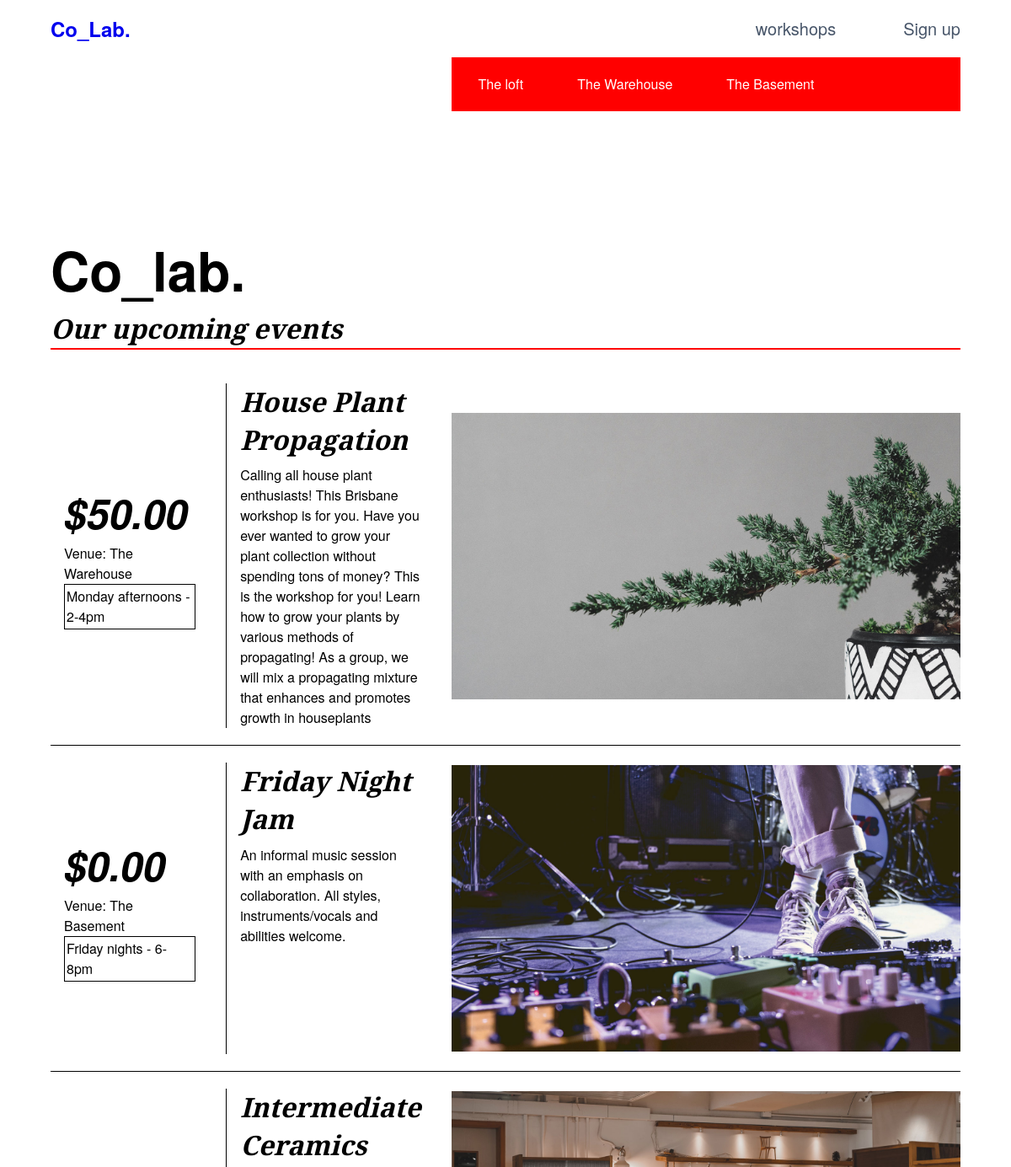
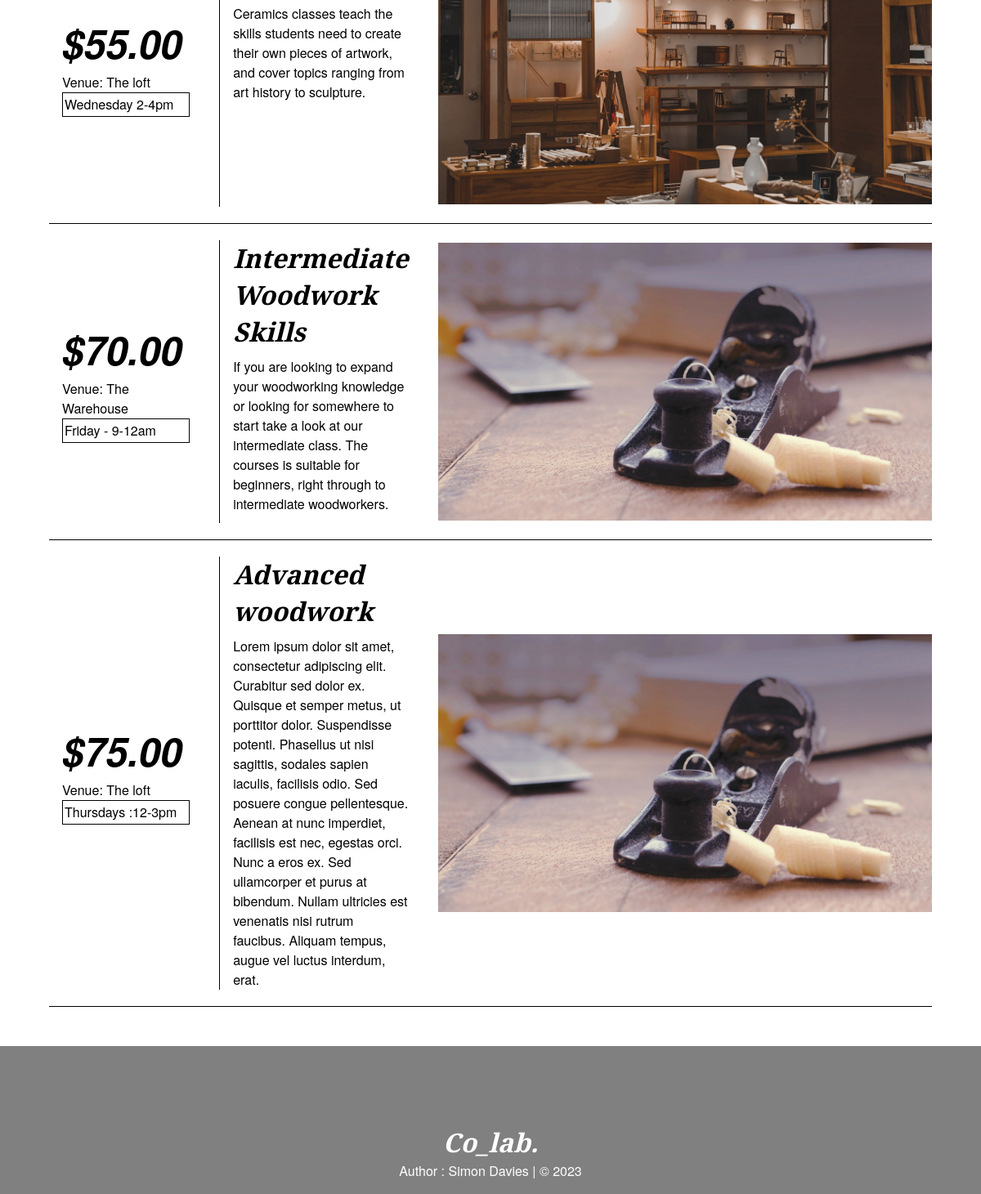
/views/workshops.php, run on an earlier commit of the app's database (2 pictures, top to bottom).
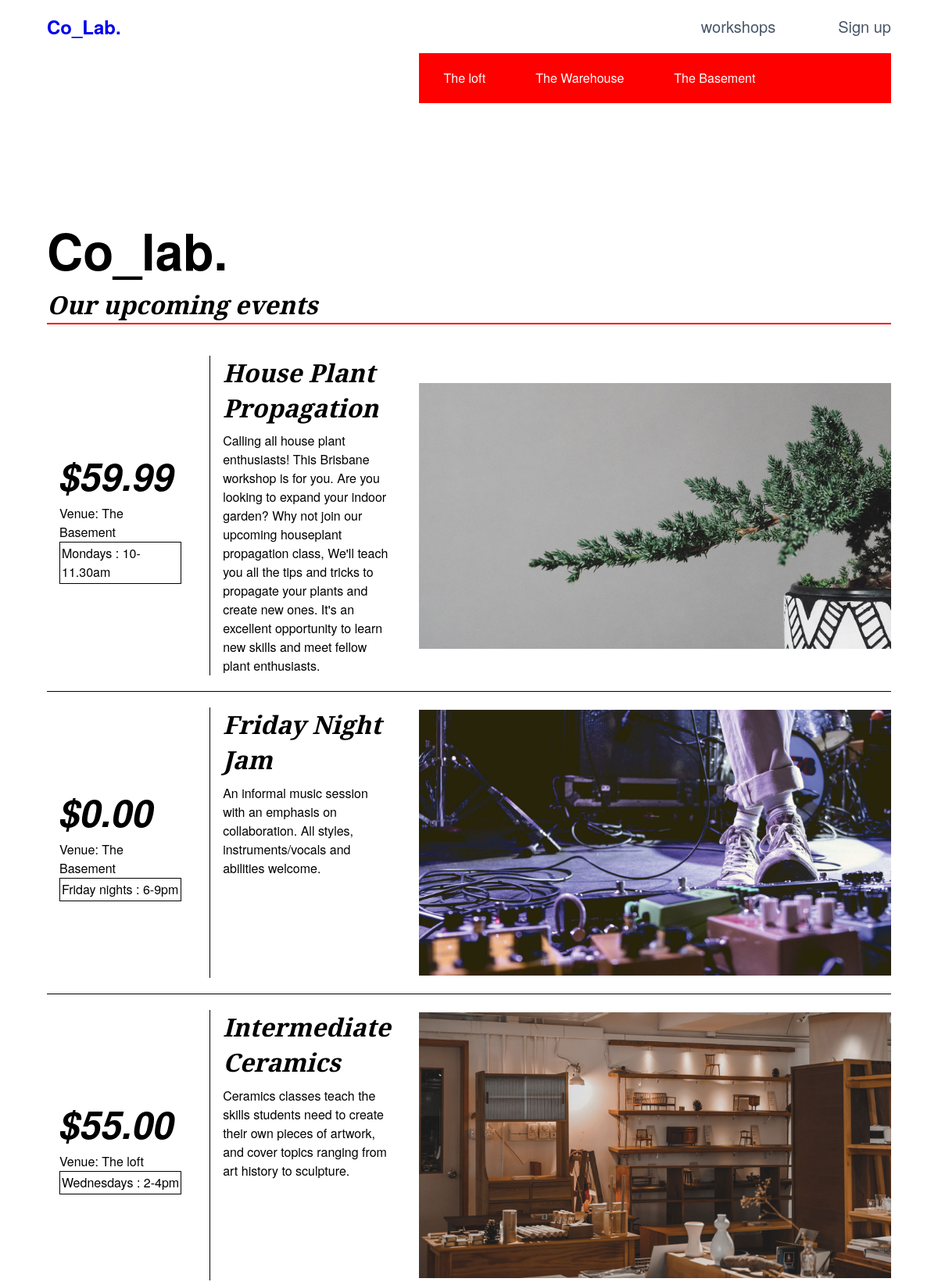
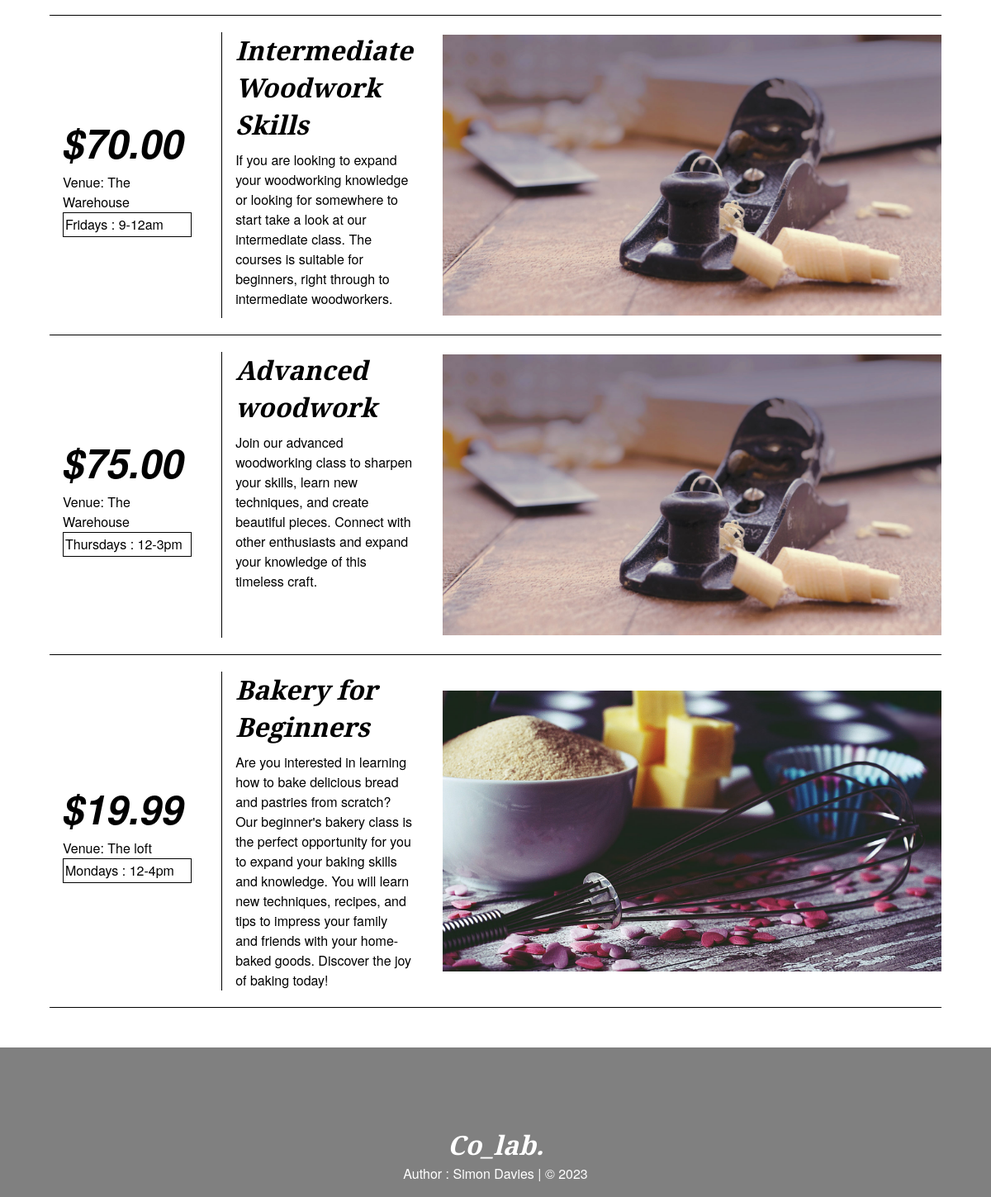
And on a later commit of the database (2 pictures, top to bottom).
### tables this page shows
CREATE TABLE `venue` (
  `venueID` int(11) NOT NULL,
  `venueTitle` varchar(256) NOT NULL,
  `venueDescription` text
);

CREATE TABLE `workshop` (
  `workshopID` int(11) NOT NULL,
  `workshopTitle` varchar(256) NOT NULL,
  `workshopDescription` text,
  `workshopImage` varchar(50) DEFAULT NULL,
  `workshopTimetable` varchar(255) DEFAULT NULL,
  `workshopCost` decimal(6,2) NOT NULL,
  `hostID` int(11) DEFAULT NULL,
  `venueID` int(11) DEFAULT NULL
);

### views/elements/workshopsList.php (the view, shortened to what this page needs)
<?php
function render_workshopList($result){
  foreach($result as $row):
    echo '<div class="griditem1"><p class="price"> $' . $row['workshopCost'] . '</p> <p>Venue: ' . $row['venueTitle'] . '</p><br> <p style="border:solid 1px black;padding:2px;font-weight:200;">' . $row['workshopTimetable'] . '</p></div>';
    echo '<div class="griditem2"><h3>' . $row['workshopTitle'] . '</h3><p>' . $row['workshopDescription'] . '</p></div>';
    echo '<div class="griditem3"><img alt = "' . $row['workshopImage'] . '" src="../views/images/' . $row['workshopImage'] . ' " /></div>';
    echo '<div class="border"> </div>';
  endforeach;
}
?>
<article class="flex center">
    <div class="gridcontainer">
      <div class="griditem3 subnav">
        <?php get_venue_items(); ?>
      </div>
      <div id="gridheader"><h1>Co_lab.</h1><h3>Our upcoming events</h3></div>
      <?php require('../controller/workshopsListController.php'); ?>
    </div>
  </article>

### views/elements/header.php (shortened to what this page needs)
<?php require('../model/functions.php'); ?>
<!DOCTYPE html>
<html lang="en">
    <head>
        <link rel="stylesheet" href="css/reset.css">
        <link rel="stylesheet" href="css/style.css">
    </head>

### views/workshops.php (shortened to what this page needs)
<?php include('elements/header.php'); ?>
<body>
  <?php include('elements/navigation.php'); ?>
   <?php include('elements/workshopsList.php'); ?>
  <?php include('elements/footer.php'); ?>
</body>
</html>

### views/elements/navigation.php (shortened to what this page needs)
<div class="header">
  <nav class="navbar">
    <a href="home.php" class="nav-logo"><strong>Co_Lab.</strong></a>
    <ul class="nav-menu">
      <li class="nav-item">
        <a href="workshops.php" class="nav-link">workshops</a>
      </li>
      <?php if (!isset($_SESSION['loggedin'])) { ?>
      <li class="nav-item">
        <a href="createAccount.php" class="nav-link">Sign up</a>
      </li>
      <?php } ?>
    </ul>
  </nav>
</div>

### model/functions.php (shortened to what this page needs)
<?php
require('pdo.php');
function get_venue_items() {
	global $pdo;
	$sql = 'SELECT * FROM co_Lab.venue';
	$result = $pdo->query($sql);
	foreach($result as $row):
		echo "<ul>";
		echo '<li><a href="workshopsByVenue.php?venueID=' .$row['venueID'] . ' " > ' . $row['venueTitle'] . ' </a></li>';
		echo "</ul>";
	endforeach;
}
function get_workshop_items() {
	global $pdo;
	$sql = 'SELECT workshopID, workshopTitle, workshopDescription, workshopImage, workshopTimetable, workshopCost, hostID, workshop.venueID,  venue.venueTitle
	FROM workshop
	LEFT JOIN venue
	ON workshop.venueID=venue.venueID;';
	$result = $pdo->query($sql);
	return $result;
}
?>

### controller/workshopsListController.php (shortened to what this page needs)
<?php
      if(!isset($venueID)){
            $data = get_workshop_items();
            render_workshopList($data);
      }
?>

### views/elements/footer.php (shortened to what this page needs)
<?php
echo "<footer><h3>Co_lab.</h3>";
echo " <p> Author : Simon Davies | &copy; " . date('Y') . " </p></footer>";
?>

### views/css/style.css (style rules this page uses)
.navbar { display: flex; justify-content: space-between; align-items: center; padding: 1rem 1.5rem; margin-right: 3%; margin-left: 3%; }
.nav-menu { display: flex; justify-content: space-between; align-items: center; }
.nav-item { margin-left: 5rem; }
.nav-link { font-size: 1.25rem; font-weight: 400; color: #475569; }
.nav-logo { font-size: 1.5rem; font-weight: 500; }
* { box-sizing: border-box; }
html { font-size: 16px; font-family: "HelveticaNeue-Light", "Helvetica Neue Light", "Helvetica Neue", Helvetica, Arial, "Lucida Grande", sans-serif; font-weight: 500; }
body { width: 100%; height: 100%; margin: 0; display: block; }
h1 { font-size: 4rem; }
h3 { font-size: 2rem; font-family: "Playfair Display", serif; font-style: italic; font-weight: 900; line-height: 1.4; }
p { font-family: "HelveticaNeue-Light", "Helvetica Neue Light", "Helvetica Neue", Helvetica, Arial, sans-serif; font-weight: 300; font-size: 1rem; }
a { text-decoration: none; }
li { list-style: none; }
.flex { display: flex; }
.center { justify-content: center; }
.gridcontainer { width: 90%; height: auto; display: grid; grid-template-columns: repeat(5, 1fr); grid-gap: 20px; padding: 0px; }
.gridcontainer > div { font-size: 1rem; }
.border { background-color: black; grid-column-start: 1; grid-column-end: 6; height: 1px; }
#gridheader { border-bottom: 2px solid red; grid-column-start: 1; grid-column-end: 6; margin-top: 120px; }
.subnav { background-color: red; }
.griditem1 { padding: 0px 1rem; grid-column-start: 1; grid-column-end: 2; display: flex; flex-wrap: wrap; align-content: center; }
.griditem1 > p { width: 100%; }
.griditem2 { padding: 0px 1rem; grid-column-start: 2; grid-column-end: 3; border-left: solid 0.5px black; }
.griditem2 > p { margin-top: 8px; }
.griditem3 { grid-column-start: 3; grid-column-end: 6; }
.griditem3 a { color: white; }
.griditem3 ul { display: inline-block; margin: 1.25rem 2rem; list-style-type: none; }
.griditem3 li { justify-content: flex-end; }
.griditem3 > img { width: 100%; height: 100%; object-fit: contain; }
.price { font-size: 3rem; font-weight: 600; font-style: italic; }
footer { margin-top: 3rem; padding: 6rem 12rem 1rem 12rem; background-color: grey; color: white; bottom: 0; text-align: center; }

What changed in the data, as far as the page shows it:
changed workshop "House Plant Propagation": workshopCost "50.00" → "59.99"; venueID.venueTitle "The Warehouse" → "The Basement"; workshopTimetable "Monday afternoons - 2-4pm" → "Mondays : 10-11.30am"; workshopDescription "…workshop is for you. Have you ever wanted to grow your plant collection without spending tons of money? This is the workshop for you! Learn how to grow your plants by various methods of propagating! As a group, we will mix a propagating mixture that enhances and promotes growth in houseplants" → "…workshop is for you. Are you looking to expand your indoor garden? Why not join our upcoming houseplant propagation class, We'll teach you all the tips and tricks to propagate your plants and create new ones. It's an excellent opportunity to learn new skills and meet fellow plant enthusiasts."
changed workshop "Friday Night Jam": workshopTimetable "Friday nights - 6-8pm" → "Friday nights : 6-9pm"
changed workshop "Intermediate Ceramics": workshopTimetable "Wednesday 2-4pm" → "Wednesdays : 2-4pm"
changed workshop "Intermediate Woodwork Skills": workshopTimetable "Friday - 9-12am" → "Fridays : 9-12am"
changed workshop "Advanced woodwork": venueID.venueTitle "The loft" → "The Warehouse"; workshopTimetable "Thursdays :12-3pm" → "Thursdays : 12-3pm"; workshopDescription "Lorem ipsum dolor sit amet, consectetur adipiscing elit. Curabitur sed dolor ex. Quisque et semper metus, ut porttitor dolor. Suspendisse potenti. Phasellus ut nisi sagittis, sodales sapien iaculis, facilisis odio. Sed posuere congue pellentesque. Aenean at nunc imperdiet, facilisis est nec, egestas orci. Nunc a eros ex. Sed ullamcorper et purus at bibendum. Nullam ultricies est venenatis nisi rutrum faucibus. Aliquam tempus, augue vel luctus interdum, erat." → "Join our advanced woodworking class to sharpen your skills, learn new techniques, and create beautiful pieces. Connect with other enthusiasts and expand your knowledge of this timeless craft."
added workshop: workshopCost "19.99", venueID.venueTitle "The loft", workshopTimetable "Mondays : 12-4pm", workshopTitle "Bakery for Beginners", workshopDescription "Are you interested in learning how to bake delicious bread and pastries from scratch? Our beginner's bakery class is the perfect opportunity for you to expand your baking skills and knowledge. You will learn new techniques, recipes, and tips to impress your family and friends with your home-baked goods. Discover the joy of baking today!", workshopImage (picture)
